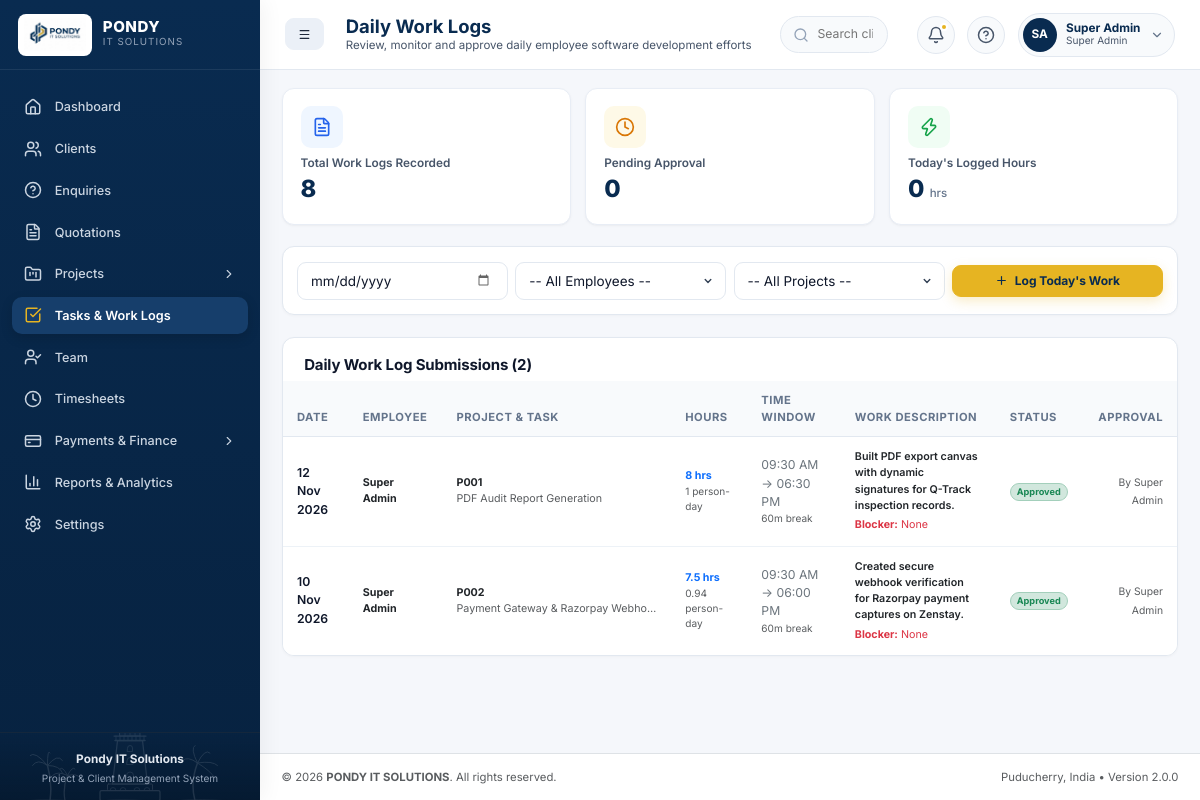
The app's page /modules/worklogs/index.php (signed in) with its own data.
### tables this page shows
CREATE TABLE work_logs (
    id INT AUTO_INCREMENT PRIMARY KEY,
    user_id INT NOT NULL,
    project_id INT NOT NULL,
    task_id INT NULL,
    work_date DATE NOT NULL,
    start_time TIME NOT NULL,
    end_time TIME NOT NULL,
    break_minutes INT DEFAULT 0,
    total_hours DECIMAL(5,2) NOT NULL,
    work_description TEXT NOT NULL,
    work_completed_today TEXT,
    pending_work TEXT,
    blockers TEXT,
    completion_percentage INT DEFAULT 0,
    attachment VARCHAR(255) NULL,
    status ENUM('Pending', 'Approved', 'Rejected') DEFAULT 'Approved',
    approved_by INT NULL,
    approved_at DATETIME NULL,
    rejection_reason TEXT,
    created_at TIMESTAMP DEFAULT CURRENT_TIMESTAMP,
    updated_at TIMESTAMP DEFAULT CURRENT_TIMESTAMP ON UPDATE CURRENT_TIMESTAMP,
    FOREIGN KEY (user_id) REFERENCES users(id) ON DELETE CASCADE ON UPDATE CASCADE,
    FOREIGN KEY (project_id) REFERENCES projects(id) ON DELETE CASCADE ON UPDATE CASCADE,
    FOREIGN KEY (task_id) REFERENCES tasks(id) ON DELETE SET NULL ON UPDATE CASCADE,
    FOREIGN KEY (approved_by) REFERENCES users(id) ON DELETE SET NULL ON UPDATE CASCADE
);

CREATE TABLE users (
    id INT AUTO_INCREMENT PRIMARY KEY,
    emp_code VARCHAR(20) NOT NULL UNIQUE,
    full_name VARCHAR(150) NOT NULL,
    email VARCHAR(150) NOT NULL UNIQUE,
    phone VARCHAR(25),
    designation VARCHAR(100),
    department VARCHAR(100),
    skills TEXT,
    joining_date DATE,
    employment_status ENUM('Active', 'On Leave', 'Probation', 'Resigned', 'Terminated') DEFAULT 'Active',
    username VARCHAR(100) NOT NULL UNIQUE,
    password VARCHAR(255) NOT NULL,
    role_id INT NOT NULL,
    avatar VARCHAR(255) DEFAULT 'assets/images/default-avatar.png',
    created_at TIMESTAMP DEFAULT CURRENT_TIMESTAMP,
    updated_at TIMESTAMP DEFAULT CURRENT_TIMESTAMP ON UPDATE CURRENT_TIMESTAMP,
    FOREIGN KEY (role_id) REFERENCES roles(id) ON UPDATE CASCADE
);

CREATE TABLE projects (
    id INT AUTO_INCREMENT PRIMARY KEY,
    project_code VARCHAR(30) NOT NULL UNIQUE,
    project_name VARCHAR(200) NOT NULL,
    client_id INT NOT NULL,
    enquiry_id INT NULL UNIQUE,
    quotation_id INT NULL,
    category ENUM('Website Development', 'Web Application', 'E-commerce', 'Mobile Application', 'CRM / ERP', 'Desktop Application', 'API Development', 'Maintenance', 'Other') DEFAULT 'Web Application',
    description TEXT,
    start_date DATE NOT NULL,
    expected_end_date DATE NOT NULL,
    actual_completion_date DATE NULL,
    estimated_days INT DEFAULT 0,
    budget DECIMAL(12,2) DEFAULT 0.00,
    advance_amount DECIMAL(12,2) DEFAULT 0.00,
    payment_terms TEXT,
    project_manager_id INT NULL,
    priority ENUM('Low', 'Medium', 'High', 'Urgent') DEFAULT 'Medium',
    status ENUM('Planning', 'Not Started', 'In Progress', 'Testing', 'Client Review', 'On Hold', 'Completed', 'Cancelled') DEFAULT 'In Progress',
    progress INT DEFAULT 0,
    created_by INT NULL,
    created_at TIMESTAMP DEFAULT CURRENT_TIMESTAMP,
    updated_at TIMESTAMP DEFAULT CURRENT_TIMESTAMP ON UPDATE CURRENT_TIMESTAMP,
    FOREIGN KEY (client_id) REFERENCES clients(id) ON UPDATE CASCADE,
    FOREIGN KEY (enquiry_id) REFERENCES enquiries(id) ON DELETE SET NULL ON UPDATE CASCADE,
    FOREIGN KEY (quotation_id) REFERENCES quotations(id) ON DELETE SET NULL ON UPDATE CASCADE,
    FOREIGN KEY (project_manager_id) REFERENCES users(id) ON DELETE SET NULL ON UPDATE CASCADE,
    FOREIGN KEY (created_by) REFERENCES users(id) ON DELETE SET NULL ON UPDATE CASCADE
);

CREATE TABLE tasks (
    id INT AUTO_INCREMENT PRIMARY KEY,
    task_code VARCHAR(30) NOT NULL UNIQUE,
    project_id INT NOT NULL,
    task_title VARCHAR(200) NOT NULL,
    description TEXT,
    assigned_to INT NULL,
    assigned_by INT NULL,
    priority ENUM('Low', 'Medium', 'High', 'Urgent') DEFAULT 'Medium',
    start_date DATE,
    due_date DATE,
    estimated_hours DECIMAL(6,2) DEFAULT 0.00,
    estimated_days DECIMAL(6,2) DEFAULT 0.00,
    actual_hours DECIMAL(6,2) DEFAULT 0.00,
    status ENUM('To Do', 'Assigned', 'In Progress', 'Under Review', 'Rework', 'Completed', 'Cancelled') DEFAULT 'In Progress',
    completion_percentage INT DEFAULT 0,
    remarks TEXT,
    created_at TIMESTAMP DEFAULT CURRENT_TIMESTAMP,
    updated_at TIMESTAMP DEFAULT CURRENT_TIMESTAMP ON UPDATE CURRENT_TIMESTAMP,
    FOREIGN KEY (project_id) REFERENCES projects(id) ON DELETE CASCADE ON UPDATE CASCADE,
    FOREIGN KEY (assigned_to) REFERENCES users(id) ON DELETE SET NULL ON UPDATE CASCADE,
    FOREIGN KEY (assigned_by) REFERENCES users(id) ON DELETE SET NULL ON UPDATE CASCADE
);

### includes/functions.php (called while the page is built, shortened)
<?php
require_once __DIR__ . '/../config/app.php';
function e(?string $str): string {
    return htmlspecialchars($str ?? '', ENT_QUOTES, 'UTF-8');
}
function formatDate(?string $date, string $format = 'd M Y'): string {
    return date($format, strtotime($date));
}
function formatTime(?string $time, string $format = 'h:i A'): string {
    return date($format, strtotime($time));
}
function calculatePersonDays(float $totalHours, float $standardHours = STANDARD_WORK_HOURS_PER_DAY): float {
    return round($totalHours / $standardHours, 2);
}

### includes/auth.php (called while the page is built, shortened)
<?php
require_once __DIR__ . '/functions.php';
function isLoggedIn(): bool {
    return !empty($_SESSION['user_id']);
}
function getCurrentUser(): ?array {
    if (!empty($_SESSION['user_data'])) {
        return $_SESSION['user_data'];
    }
    return null;
}

### config/app.php (called while the page is built, shortened)
<?php
function getBaseUrl(): string {
    $protocol = (!empty($_SERVER['HTTPS']) && $_SERVER['HTTPS'] !== 'off' || ($_SERVER['SERVER_PORT'] ?? 80) == 443) ? "https://" : "http://";
    $host = $_SERVER['HTTP_HOST'] ?? 'localhost';
    $script = $_SERVER['SCRIPT_NAME'] ?? '';
    $dir = dirname($script);
    $dir = str_replace('\\', '/', $dir);
    $parts = explode('/', trim($dir, '/'));
    if (!empty($parts[0])) {
        $base = '/' . $parts[0] . '/';
    } else {
        $base = '/';
    }
    return rtrim($protocol . $host . $base, '/') . '/';
}

### modules/worklogs/index.php (the view, shortened to what this page needs)
<?php
require_once __DIR__ . '/../../config/app.php';
require_once __DIR__ . '/../../includes/functions.php';
require_once __DIR__ . '/../../includes/auth.php';
$db = getDBConnection();
$currentUser = getCurrentUser();
$isAdmin = ($currentUser['role_id'] <= 3);
$dateFilter = trim($_GET['date'] ?? '');
$where = ["1=1"];
$params = [];
$whereClause = implode(" AND ", $where);
$totalLogsCount = 0;
$pendingApprovalCount = 0;
$todayHours = 0;
try {
    $totalLogsCount = (int)$db->query("SELECT COUNT(*) FROM work_logs")->fetchColumn();
    $pendingApprovalCount = (int)$db->query("SELECT COUNT(*) FROM work_logs WHERE status = 'Pending'")->fetchColumn();
    $stmt = $db->query("SELECT COALESCE(SUM(total_hours), 0) FROM work_logs WHERE work_date = CURRENT_DATE()");
    $todayHours = (float)$stmt->fetchColumn();
} catch (Exception $e) {}
$sql = "SELECT w.*, u.full_name as employee_name, p.project_name, p.project_code, t.task_title, t.task_code,
        app.full_name as approver_name
        FROM work_logs w
        JOIN users u ON w.user_id = u.id
        JOIN projects p ON w.project_id = p.id
        LEFT JOIN tasks t ON w.task_id = t.id
        LEFT JOIN users app ON w.approved_by = app.id
        WHERE {$whereClause}
        ORDER BY w.work_date DESC, w.id DESC";
$stmt = $db->prepare($sql);
$stmt->execute($params);
$logs = $stmt->fetchAll();
include __DIR__ . '/../../includes/header.php';
?>
<main class="app-main">
    <div class="container-fluid px-0">
        <div class="row g-3 mb-4">
            <div class="col-md-4">
                <div class="metric-card">
                    <div class="metric-icon-box icon-blue mb-2">
                        <i data-lucide="file-text" style="width: 20px; height: 20px;"></i>
                    </div>
                    <div class="metric-label">Total Work Logs Recorded</div>
                    <div class="metric-value"><?= $totalLogsCount ?></div>
                </div>
            </div>
            <div class="col-md-4">
                <div class="metric-card">
                    <div class="metric-icon-box icon-yellow mb-2">
                        <i data-lucide="clock" style="width: 20px; height: 20px;"></i>
                    </div>
                    <div class="metric-label">Pending Approval</div>
                    <div class="metric-value"><?= $pendingApprovalCount ?></div>
                </div>
            </div>
            <div class="col-md-4">
                <div class="metric-card">
                    <div class="metric-icon-box icon-green mb-2">
                        <i data-lucide="zap" style="width: 20px; height: 20px;"></i>
                    </div>
                    <div class="metric-label">Today's Logged Hours</div>
                    <div class="metric-value"><?= $todayHours ?> <span style="font-size: 0.8rem; font-weight: 500; color: #64748B;">hrs</span></div>
                </div>
            </div>
        </div>
        <div class="content-card mb-4">
            <div class="content-card-body p-3">
                <form method="GET" action="index.php" class="row g-2 align-items-center">
                    <div class="col-md-3">
                        <input type="date" name="date" class="form-control form-control-sm" value="<?= e($dateFilter) ?>" onchange="this.form.submit()">
                    </div>
                    <?php if ($isAdmin): ?>
                        <div class="col-md-3">
                            <select name="user_id" class="form-select form-select-sm" onchange="this.form.submit()">
                                <option value="">-- All Employees --</option>
                            </select>
                        </div>
                    <?php endif; ?>
                    <div class="col-md-<?= $isAdmin ? '3' : '6' ?>">
                        <select name="project_id" class="form-select form-select-sm" onchange="this.form.submit()">
                            <option value="">-- All Projects --</option>
                        </select>
                    </div>
                    <div class="col-md-3 text-md-end">
                        <a href="submit.php" class="btn btn-sm btn-gold fw-bold w-100">
                            <i data-lucide="plus" style="width: 14px; height: 14px;"></i> Log Today's Work
                        </a>
                    </div>
                </form>
            </div>
        </div>
        <div class="content-card">
            <div class="content-card-header">
                <h2 class="content-card-title">Daily Work Log Submissions (<?= count($logs) ?>)</h2>
            </div>
            <div class="table-responsive">
                <table class="table table-custom">
                    <thead>
                        <tr>
                            <th>Date</th>
                            <th>Employee</th>
                            <th>Project & Task</th>
                            <th>Hours</th>
                            <th>Time Window</th>
                            <th>Work Description</th>
                            <th>Status</th>
                            <?php if ($isAdmin): ?>
                                <th class="text-end">Approval</th>
                            <?php endif; ?>
                        </tr>
                    </thead>
                    <tbody>
                        <?php if (empty($logs)): ?>
                            <tr><td colspan="<?= $isAdmin ? 8 : 7 ?>" class="text-center py-4 text-muted">No work log records found.</td></tr>
                        <?php else: ?>
                            <?php foreach ($logs as $wl): ?>
                                <tr>
                                    <td class="small fw-semibold"><?= formatDate($wl['work_date']) ?></td>
                                    <td>
                                        <div class="fw-bold small text-dark"><?= e($wl['employee_name']) ?></div>
                                    </td>
                                    <td>
                                        <div class="fw-bold small">
                                            <a href="<?= getBaseUrl() ?>modules/projects/view.php?id=<?= $wl['project_id'] ?>" class="text-dark text-decoration-none hover-primary">
                                                <?= e($wl['project_code']) ?>
                                            </a>
                                        </div>
                                        <div class="small text-muted text-truncate" style="max-width: 200px;">
                                            <?= e($wl['task_title'] ?: 'General Development') ?>
                                        </div>
                                    </td>
                                    <td>
                                        <div class="fw-bold text-primary small"><?= (float)$wl['total_hours'] ?> hrs</div>
                                        <div class="text-muted" style="font-size: 0.7rem;"><?= calculatePersonDays((float)$wl['total_hours']) ?> person-day</div>
                                    </td>
                                    <td class="small text-secondary">
                                        <?= formatTime($wl['start_time']) ?> &rarr; <?= formatTime($wl['end_time']) ?>
                                        <?php if ($wl['break_minutes'] > 0): ?>
                                            <div class="text-muted" style="font-size: 0.7rem;"><?= (int)$wl['break_minutes'] ?>m break</div>
                                        <?php endif; ?>
                                    </td>
                                    <td>
                                        <div class="small text-dark fw-semibold"><?= nl2br(e($wl['work_description'])) ?></div>
                                        <?php if (!empty($wl['blockers'])): ?>
                                            <div class="small text-danger mt-1"><strong>Blocker:</strong> <?= e($wl['blockers']) ?></div>
                                        <?php endif; ?>
                                    </td>
                                    <td>
                                        <span class="badge <?= $wl['status'] === 'Approved' ? 'bg-success-subtle text-success border border-success-subtle' : ($wl['status'] === 'Rejected' ? 'bg-danger-subtle text-danger border border-danger-subtle' : 'bg-warning-subtle text-warning border border-warning-subtle') ?> rounded-pill">
                                            <?= e($wl['status']) ?>
                                        </span>
                                    </td>
                                    <?php if ($isAdmin): ?>
                                        <td class="text-end">
                                            <?php if ($wl['status'] === 'Pending'): ?>
                                                <div class="btn-group btn-group-sm">
                                                    <a href="approve.php?id=<?= $wl['id'] ?>&status=Approved&token=<?= csrf_token() ?>" class="btn btn-sm btn-success px-2" title="Approve">
                                                        <i data-lucide="check" style="width: 13px; height: 13px;"></i>
                                                    </a>
                                                    <a href="approve.php?id=<?= $wl['id'] ?>&status=Rejected&token=<?= csrf_token() ?>" class="btn btn-sm btn-danger px-2" title="Reject" onclick="return confirm('Reject this work log?');">
                                                        <i data-lucide="x" style="width: 13px; height: 13px;"></i>
                                                    </a>
                                                </div>
                                            <?php else: ?>
                                                <span class="small text-muted" style="font-size: 0.72rem;">By <?= e($wl['approver_name'] ?: 'Admin') ?></span>
                                            <?php endif; ?>
                                        </td>
                                    <?php endif; ?>
                                </tr>
                            <?php endforeach; ?>
                        <?php endif; ?>
                    </tbody>
                </table>
            </div>
        </div>
    </div>
</main>
<?php include __DIR__ . '/../../includes/footer.php'; ?>

### records on screen
work_logs: work_date "12 Nov 2026", user.full_name "Super Admin", project.project_code "P001", task.task_title "PDF Audit Report Generation", total_hours "8", total_hours "1", start_time "09:30 AM", end_time "06:30 PM", break_minutes "60", work_description "Built PDF export canvas with dynamic signatures for Q-Track inspection records.", blockers "None", status "Approved"
work_logs: work_date "10 Nov 2026", user.full_name "Super Admin", project.project_code "P002", task.task_title "Payment Gateway & Razorpay Webho…", total_hours "7.5", total_hours "0.94", start_time "09:30 AM", end_time "06:00 PM", break_minutes "60", work_description "Created secure webhook verification for Razorpay payment captures on Zenstay.", blockers "None", status "Approved"

### other values on screen
$pageTitle "Daily Work Logs"
$pageSubtitle "Review, monitor and approve daily employee software development efforts"
getInitials($currentUser['full_name'] ?? 'Admin') "SA"
$currentUser['full_name'] "Super Admin"
$currentUser['role_display'] "Super Admin"
$totalLogsCount "8"
$pendingApprovalCount "0"
$todayHours "0"
count($logs) "2"
APP_NAME "PONDY IT SOLUTIONS"
APP_VERSION "2.0.0"
